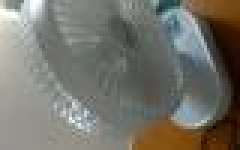
#> input picture server/dataset3/rgb/c00002.jpg, 80 x 50 px, found by its file name (shown 3 times larger)
$ python test5.py
#> lines starting #> are read from the running program, lines starting #| are printed output that depends on the picture
from calendar import c
import matplotlib.pyplot as plt
import numpy as np
from PIL import Image

r0 = np.array(Image.open('temp/rgb/c00002.jpg'), dtype=np.uint8)
#> r0 is the input picture: shape (50, 80, 3); mean R, G, B 116.7, 115.4, 107.5
r0 = (r0[:, :, 0] + r0[:, :, 1] + r0[:, :, 2]) // 3  # grayscale
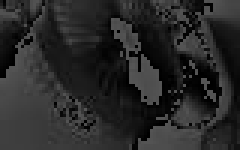
#> r0: shape (50, 80) (shown 3 times larger); min 0, max 85, mean 40.7
d0 = np.array(Image.open('temp/depth/d00002.png'), dtype=np.uint16)
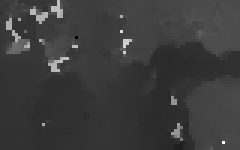
#> input picture server/dataset/depth/d00002.png, 80 x 50 px, found by its file name (shown 3 times larger)
#> d0 is the input picture: shape (50, 80) uint16; min 0, max 4919, mean 1167.9
c0 = np.array(Image.open('temp/conf/c00002.png'), dtype=np.uint8)

# r1 = r0[0:10,0:10]
# d1 = d0[0:10,0:10]
# c1 = c0[0:10,0:10]

depth = {}

i = 1
for r11, r12, r13 in zip(r0, d0, c0):
    for c11, c12, c13 in zip(r11, r12, r13):
        if c11 in depth:
            conf = depth[c11][1]
#> (the run stopped early here; a loop or call above may not have finished)
